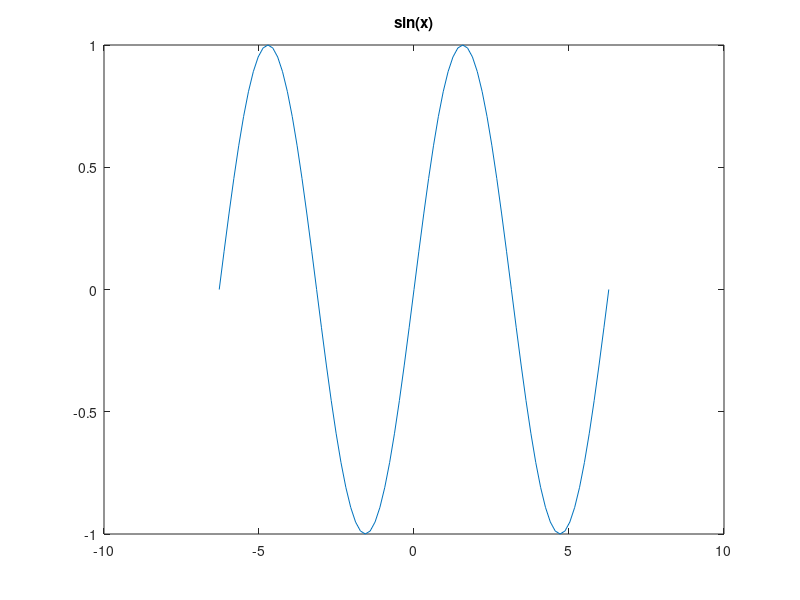
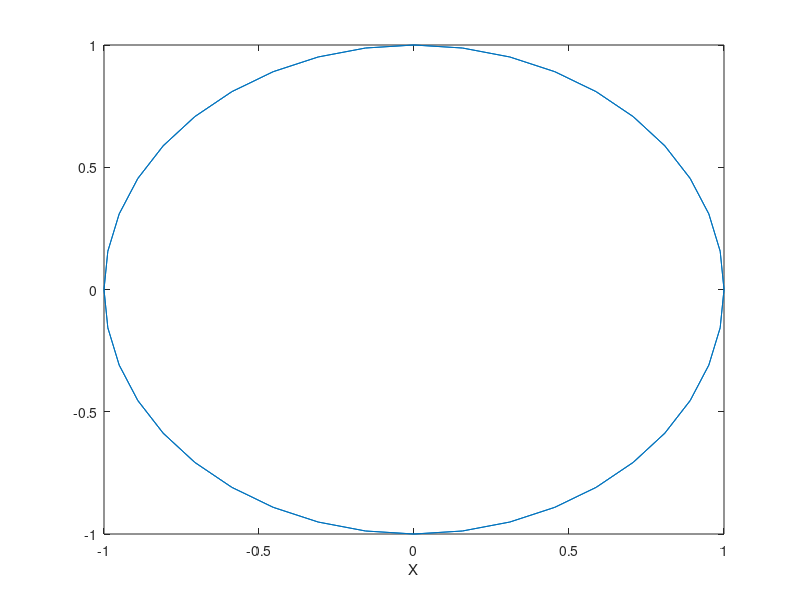

MATLAB code for these plots, in order:
clc
clear
close all

x = -2*pi:pi/20:2*pi;
y = sin(x);
z = cos(x);

figure(1)
plot(x,y)

figure(100)
plot(y,z)

figure(1)
title('sin(x)')

figure(100)
xlabel('X')
